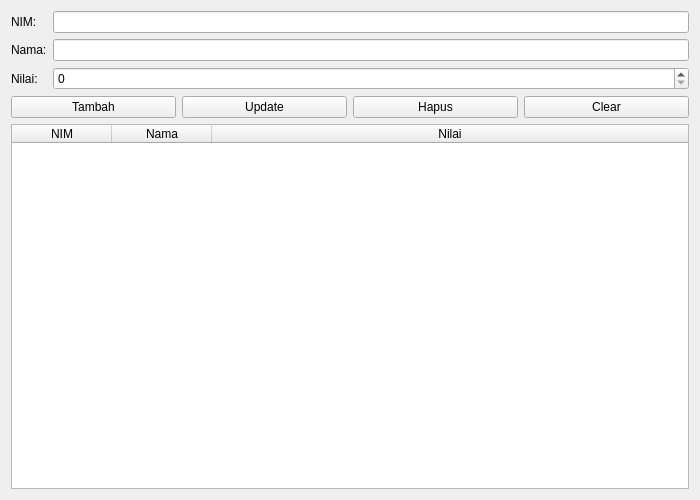
<?xml version="1.0" encoding="UTF-8"?>
<ui version="4.0">
 <class>DataMahasiswa</class>
 <widget class="QWidget" name="DataMahasiswa">
  <property name="geometry">
   <rect>
    <x>0</x>
    <y>0</y>
    <width>700</width>
    <height>500</height>
   </rect>
  </property>
  <property name="windowTitle">
   <string>Data Mahasiswa</string>
  </property>
  <layout class="QVBoxLayout" name="verticalLayout">
   <item>
    <layout class="QFormLayout" name="formLayout">
     <item row="0" column="0">
      <widget class="QLabel" name="labelNIM">
       <property name="text"><string>NIM:</string></property>
      </widget>
     </item>
     <item row="0" column="1">
      <widget class="QLineEdit" name="nim_input"/>
     </item>
     <item row="1" column="0">
      <widget class="QLabel" name="labelNama">
       <property name="text"><string>Nama:</string></property>
      </widget>
     </item>
     <item row="1" column="1">
      <widget class="QLineEdit" name="nama_input"/>
     </item>
     <item row="2" column="0">
      <widget class="QLabel" name="labelNilai">
       <property name="text"><string>Nilai:</string></property>
      </widget>
     </item>
     <item row="2" column="1">
      <widget class="QSpinBox" name="nilai_input">
       <property name="maximum"><number>100</number></property>
      </widget>
     </item>
    </layout>
   </item>
   <item>
    <layout class="QHBoxLayout" name="horizontalLayout">
     <item>
      <widget class="QPushButton" name="add_btn">
       <property name="text"><string>Tambah</string></property>
      </widget>
     </item>
     <item>
      <widget class="QPushButton" name="update_btn">
       <property name="text"><string>Update</string></property>
      </widget>
     </item>
     <item>
      <widget class="QPushButton" name="delete_btn">
       <property name="text"><string>Hapus</string></property>
      </widget>
     </item>
     <item>
      <widget class="QPushButton" name="clear_btn">
       <property name="text"><string>Clear</string></property>
      </widget>
     </item>
    </layout>
   </item>
   <item>
    <widget class="QTableWidget" name="table">
     <property name="selectionBehavior">
      <enum>QAbstractItemView::SelectRows</enum>
     </property>
     <attribute name="horizontalHeaderStretchLastSection">
      <bool>true</bool>
     </attribute>
     <column>
      <property name="text"><string>NIM</string></property>
     </column>
     <column>
      <property name="text"><string>Nama</string></property>
     </column>
     <column>
      <property name="text"><string>Nilai</string></property>
     </column>
    </widget>
   </item>
  </layout>
 </widget>
 <resources/>
 <connections/>
</ui>
